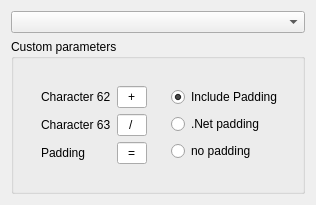
<?xml version="1.0" encoding="UTF-8"?>
<ui version="4.0">
<comment>
  * Released as open source by Gabriel Caudrelier
  *
  * Developed by Gabriel Caudrelier, gabriel dot caudrelier at gmail dot com
  *
  * https://github.com/metrodango/pip3line
  *
  * Released under AGPL see LICENSE for more information
</comment>
 <class>Base64Widget</class>
 <widget class="QWidget" name="Base64Widget">
  <property name="geometry">
   <rect>
    <x>0</x>
    <y>0</y>
    <width>287</width>
    <height>169</height>
   </rect>
  </property>
  <property name="windowTitle">
   <string>Form</string>
  </property>
  <layout class="QVBoxLayout" name="verticalLayout">
   <item>
    <widget class="QComboBox" name="variantComboBox"/>
   </item>
   <item>
    <widget class="QGroupBox" name="customGroupBox">
     <property name="enabled">
      <bool>true</bool>
     </property>
     <property name="title">
      <string>Custom parameters</string>
     </property>
     <layout class="QFormLayout" name="formLayout">
      <item row="0" column="0">
       <widget class="QWidget" name="widget" native="true">
        <layout class="QHBoxLayout" name="horizontalLayout">
         <item>
          <widget class="QWidget" name="widget_2" native="true">
           <layout class="QFormLayout" name="formLayout_2">
            <property name="labelAlignment">
             <set>Qt::AlignLeading|Qt::AlignLeft|Qt::AlignVCenter</set>
            </property>
            <item row="3" column="0">
             <widget class="QLabel" name="label_2">
              <property name="text">
               <string>Character 63</string>
              </property>
             </widget>
            </item>
            <item row="3" column="1">
             <widget class="QLineEdit" name="char63LineEdit">
              <property name="maximumSize">
               <size>
                <width>30</width>
                <height>16777215</height>
               </size>
              </property>
              <property name="text">
               <string>/</string>
              </property>
              <property name="maxLength">
               <number>1</number>
              </property>
              <property name="alignment">
               <set>Qt::AlignCenter</set>
              </property>
             </widget>
            </item>
            <item row="2" column="1">
             <widget class="QLineEdit" name="char62LineEdit">
              <property name="maximumSize">
               <size>
                <width>30</width>
                <height>16777215</height>
               </size>
              </property>
              <property name="text">
               <string>+</string>
              </property>
              <property name="maxLength">
               <number>1</number>
              </property>
              <property name="alignment">
               <set>Qt::AlignCenter</set>
              </property>
             </widget>
            </item>
            <item row="2" column="0">
             <widget class="QLabel" name="label">
              <property name="frameShape">
               <enum>QFrame::NoFrame</enum>
              </property>
              <property name="text">
               <string>Character 62</string>
              </property>
             </widget>
            </item>
            <item row="4" column="0">
             <widget class="QLabel" name="label_3">
              <property name="text">
               <string>Padding</string>
              </property>
             </widget>
            </item>
            <item row="4" column="1">
             <widget class="QLineEdit" name="paddingLineEdit">
              <property name="maximumSize">
               <size>
                <width>30</width>
                <height>16777215</height>
               </size>
              </property>
              <property name="text">
               <string>=</string>
              </property>
              <property name="maxLength">
               <number>1</number>
              </property>
              <property name="alignment">
               <set>Qt::AlignCenter</set>
              </property>
             </widget>
            </item>
           </layout>
          </widget>
         </item>
         <item>
          <widget class="QWidget" name="widget_3" native="true">
           <layout class="QVBoxLayout" name="verticalLayout_2">
            <item>
             <widget class="QRadioButton" name="inclPaddingRadioButton">
              <property name="text">
               <string>Include Padding</string>
              </property>
              <property name="checked">
               <bool>true</bool>
              </property>
             </widget>
            </item>
            <item>
             <widget class="QRadioButton" name="netPaddingRadioButton">
              <property name="text">
               <string>.Net padding</string>
              </property>
             </widget>
            </item>
            <item>
             <widget class="QRadioButton" name="noPaddingRadioButton">
              <property name="text">
               <string>no padding</string>
              </property>
             </widget>
            </item>
           </layout>
          </widget>
         </item>
        </layout>
       </widget>
      </item>
     </layout>
    </widget>
   </item>
  </layout>
 </widget>
 <resources/>
 <connections/>
</ui>
